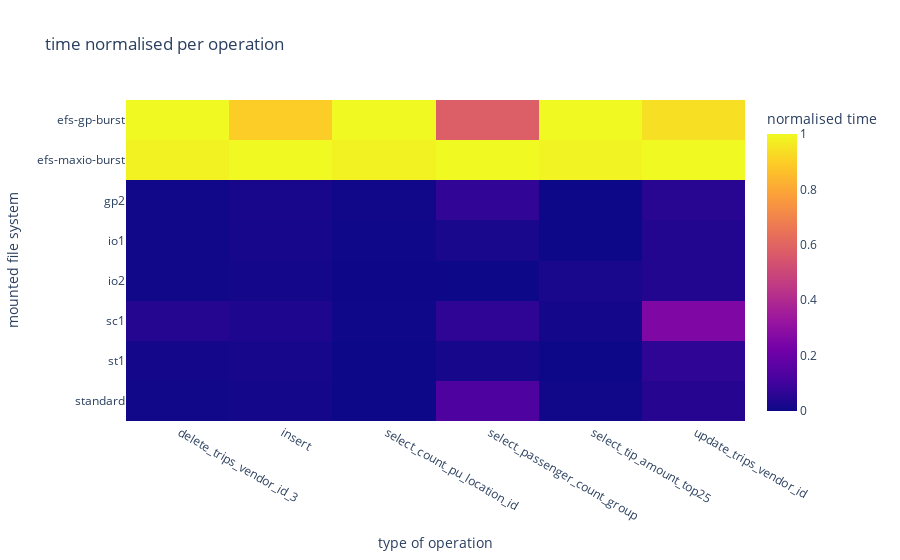

Notebook code cell kept with this figure:
### Code cell
plot_data = normalized_ops_pv.drop(index = ['nvme', 'ramdisk'])
fig = plx.imshow(plot_data, aspect=('auto'), title='time normalised per operation', labels={'x':'type of operation', 'y':'mounted file system', 'color':'normalised time'})
fig.write_html('../datavis/exp2_storage_speed_normalised.html')
fig.show()

### Figure 1 — Plotly figure (JSON) as saved in the notebook; plotly's stock layout.template omitted (floating-point values rounded to 4 significant figures)
{"data": [{"coloraxis": "coloraxis", "hovertemplate": "type of operation: %{x}<br>mounted file system: %{y}<br>normalised time: %{z}<extra></extra>", "type": "heatmap", "x": [" delete_trips_vendor_id_3", " insert", " select_count_pu_location_id", " select_passenger_count_group", " select_tip_amount_top25", " update_trips_vendor_id"], "y": ["efs-gp-burst", "efs-maxio-burst", "gp2", "io1", "io2", "sc1", "st1", "standard"], "z": [[1, 0.8949, 1, 0.5775, 1, 0.941], [0.98, 1, 0.9813, 1, 0.9877, 1], [0.008138, 0.02048, 0.00604, 0.07051, 0, 0.0527], [0.00645, 0.01706, 0.004622, 0.02432, 0.0007079, 0.04338], [0.006508, 0.01582, 0.002607, 0, 0.0235, 0.04295], [0.04584, 0.03242, 0.004732, 0.06714, 0.01291, 0.2558], [0.01438, 0.01748, 0.0004286, 0.01821, 0.0002146, 0.06533], [0.007117, 0.01404, 0, 0.1309, 0.005503, 0.04825]]}], "layout": {"coloraxis": {"colorbar": {"title": {"text": "normalised time"}}, "colorscale": [[0, "#0d0887"], [0.1111, "#46039f"], [0.2222, "#7201a8"], [0.3333, "#9c179e"], [0.4444, "#bd3786"], [0.5556, "#d8576b"], [0.6667, "#ed7953"], [0.7778, "#fb9f3a"], [0.8889, "#fdca26"], [1, "#f0f921"]]}, "title": {"text": "time normalised per operation"}, "xaxis": {"title": {"text": "type of operation"}}, "yaxis": {"autorange": "reversed", "title": {"text": "mounted file system"}}}}
